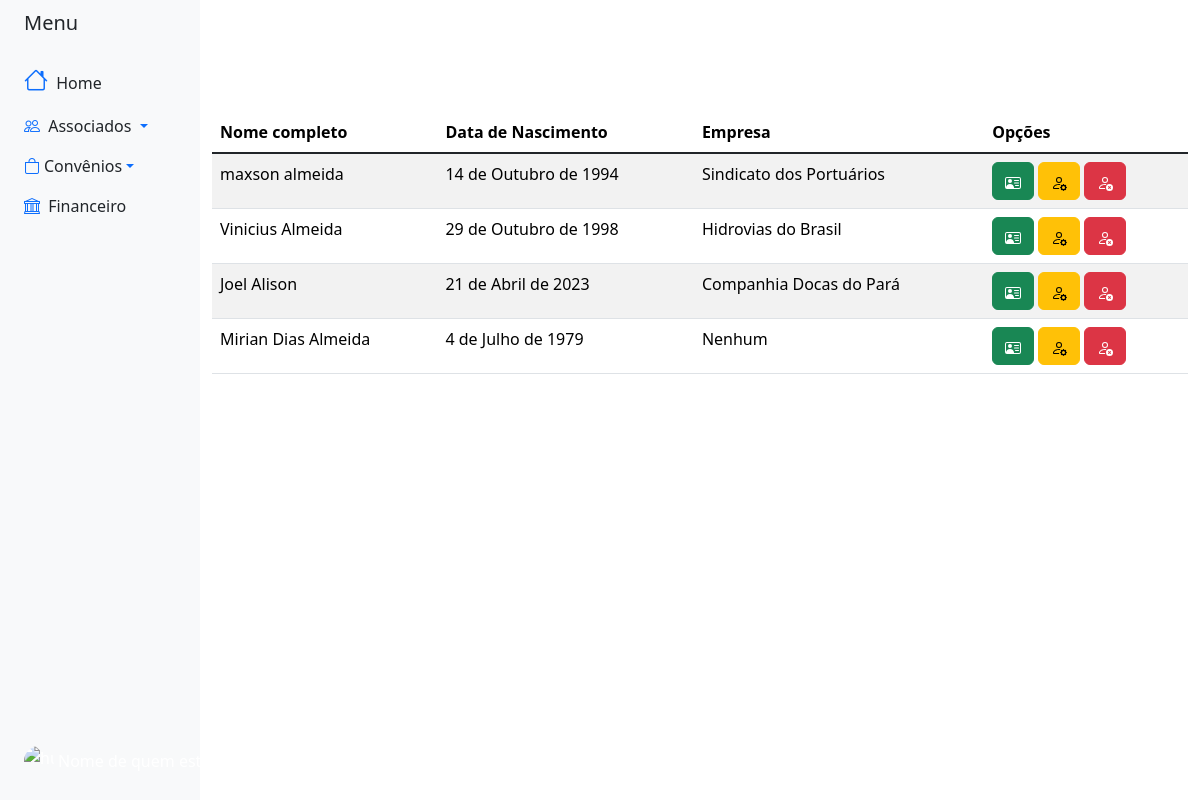
Page /associados/ (signed in) on the earlier database version.
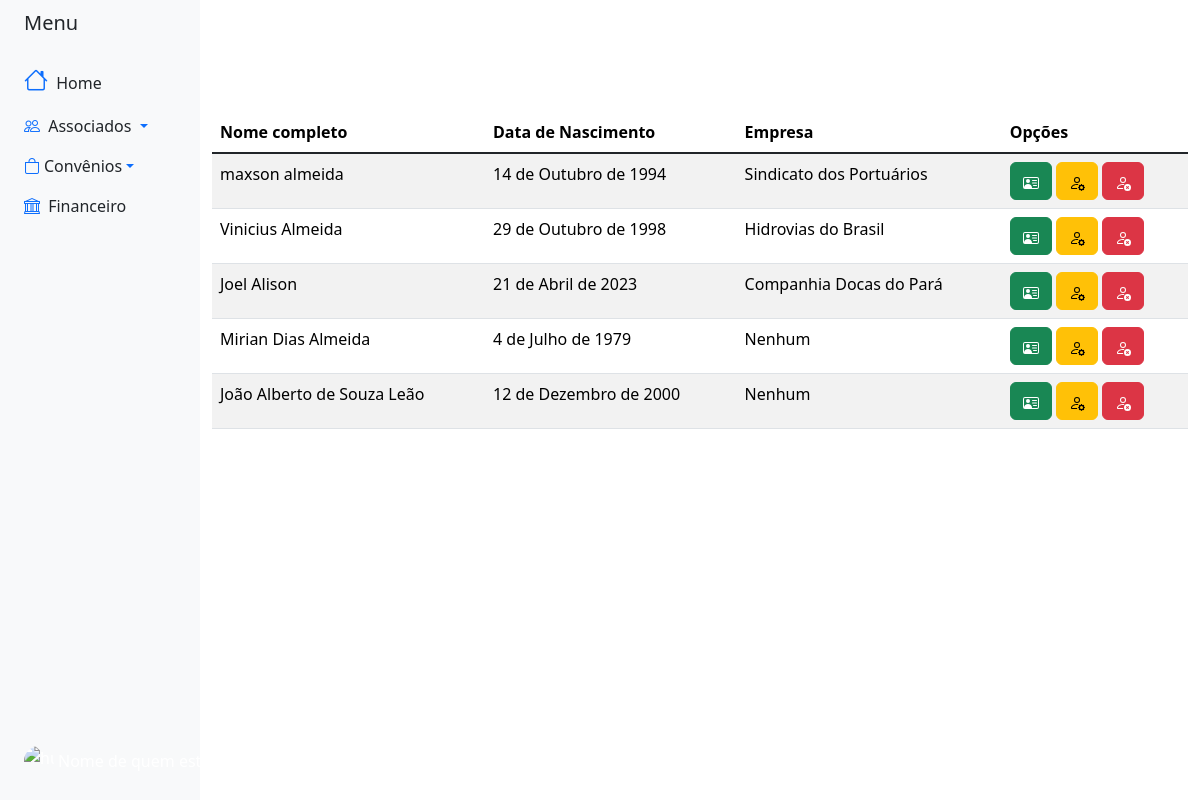
Same page on the later database version.
### blackpearl/associados/models.py (models this page shows, shortened)
class Base(models.Model):
    criado = models.DateField('Data de Criação', auto_now_add=True)
    modificado = models.DateField('Data de Atualização', auto_now_add=True)
    ativo = models.BooleanField('Ativo?', default=True)
    class Meta:
        abstract = True

class Associado(Base):
    nomecompleto = models.CharField('Nome Completo', max_length=300)
    dataNascimento = models.DateField('Data de Nascimento')
    sexo = models.CharField('Sexo', max_length=1, choices=SEXO_CHOICES)
    cpf = models.CharField('CPF', max_length=11)
    identidade = models.CharField('Identidade', max_length=20, default='')
    orgemissor = models.CharField('Órgão Emissor', max_length= 6, choices=ORGEMISSOR_CHOICES, default='')
    estadocivil = models.CharField('Estado Civil', max_length= 2, choices=ESTADOCIVIL_CHOICES, default='')
    dataAssociacao = models.DateField('Data de Associação')
    associacao = models.CharField('Associação', max_length=50, choices=ASSOCIACAO_CHOICES, default= '')
    matricula = models.IntegerField('Matricula', null=True)
    empresa  = models.ForeignKey(Empresa, on_delete=models.CASCADE, related_name='empresa')
    email = models.EmailField('e-mail')
    dddNumeroContato = models.CharField('DDD', max_length=2)
    numeroContato = models.CharField('Celular', max_length=9)
    slug = models.SlugField('Slug', max_length=100, blank=True, editable=False)
    cep = models.CharField('CEP', max_length=8)
    logradouro = models.CharField('Logradouro', max_length=200)
    num = models.IntegerField('Número')
    bairro = models.CharField('Bairro', max_length=100)
    cidade = models.CharField('Cidade', max_length=100)
    estado = models.CharField('Estado (UF)', max_length=2, choices=ESTADOS_CHOICES, default='')

class Empresa(Base):
    nome = models.CharField('Nome da empresa', max_length= 100)
    estado = models.CharField('Estado de atuação', max_length=20)
    def __str__(self):
        return self.nome

### blackpearl/associados/views.py (the view)
# urls.py: path('', views.home, name='home'),
@login_required(login_url='login')
def home(request):
    associados = Associado.objects.all()
    context = {
        'associados': associados
    }
    return render(request, 'associados/home.html', context)

### blackpearl/associados/templates/associados/home.html (shortened to what this page needs)
{% extends "base_sidebar.html" %}
{% block bootstrap5_content %}
{% load bootstrap5 %}
{% load static %}
      <link href="https://cdn.datatables.net/v/bs5/jq-3.6.0/jszip-2.5.0/dt-1.13.4/b-2.3.6/b-html5-2.3.6/b-print-2.3.6/datatables.min.css" rel="stylesheet"/>
        <div class="container py-5">
        <div class="row d-flex justify-content-center align-items-center h-50 mt-5">
                    <table class="table table-striped table-hover" id="datatable">
                      <thead>
                        <tr>
                          <th scope="col">Nome completo</th>
                          <th scope="col">Data de Nascimento</th>
                          <th scope="col">Empresa</th>
                          <th scope="col">Opções</th>
                        </tr>
                      </thead>
                          <tbody class="table-group-divider">
                            {% for assoc in associados %}
                            <tr>
                            <td>{{ assoc.nomecompleto }}</td>
                            <td>{{ assoc.dataNascimento }}</td>
                            <td>{{ assoc.empresa }}</td>
                            <td>
                                <button class="btn btn-success" role="button" href = "{% url 'visualizar' assoc.id%}" data-bs-toggle="modal" data-bs-target="#detalhesModal{{assoc.id}}">
                                </button>
                                <a class="btn btn-warning" role="button" href ="{% url 'editar' assoc.id%}" >
                                </a>
                                <button type="button" class="btn btn-danger" data-bs-toggle="modal" data-bs-target="#delete{{assoc.id}}">
                                </button>
                            </td>
                            </tr>
                            {% endfor %}
                    </tbody>
                    </table>
        </div>
        </div>
{% endblock bootstrap5_content %}

### blackpearl/usuarios/templates/base_sidebar.html (shortened to what this page needs)
<!DOCTYPE html>
{% load bootstrap5 %}
  <html lang="en">
  <head>
      {% load static %}
      {% bootstrap_css %}
      <link rel="stylesheet" href="https://cdn.jsdelivr.net/npm/bootstrap-icons@1.10.5/font/bootstrap-icons.css">
  </head>
<body>
<div class="container-fluid">
    <div class="row flex-nowrap">
        <div class="col-auto col-md-3 col-xl-2 px-sm-2 px-0 bg-light">
            <div class="d-flex flex-column align-items-center align-items-sm-start px-3 pt-2 text-white min-vh-100">
                <a href="/home" class="d-flex align-items-center pb-3 mb-md-0 me-md-auto text-white text-decoration-none">
                    <span class="fs-5 d-none d-sm-inline text-dark">Menu</span>
                </a>
                <ul class="nav nav-pills flex-column mb-sm-auto mb-0 align-items-center align-items-sm-start" id="menu">
                    <li class="nav-item">
                        <a href="/home/" class="nav-link align-middle px-0">
                            <i class="fs-4 bi-house"></i> <span class="ms-1 d-none d-sm-inline text-dark">Home</span>
                        </a>
                    </li>
                    <li>
                        <a href="#submenu1" data-bs-toggle="collapse" class="nav-link px-0 align-middle dropdown-toggle">
                            <i class="bi bi-people"></i> <span class="ms-1 d-none d-sm-inline text-dark">Associados</span> </a>
                    </li>
                    <li>
                        <a href="#submenu2" data-bs-toggle="collapse" class="nav-link px-0 align-middle dropdown-toggle">
                           <i class="bi bi-bag"></i><span class="ms-1 d-none d-sm-inline text-dark">Convênios</span></a>
                    </li>
                    <li>
                        <a href="#" class="nav-link px-0 align-middle">
                            <i class="bi bi-bank"></i> <span class="ms-1 d-none d-sm-inline text-dark">Financeiro</span> </a>
                    </li>
                </ul>
                <div class="dropdown pb-4">
                    <a href="#" class="d-flex align-items-center text-white text-decoration-none dropdown-toggle" id="dropdownUser1" data-bs-toggle="dropdown" aria-expanded="false">
                        <img src="https://avatars.githubusercontent.com/u/10967077?v=4" alt="hugenerd" width="30" height="30" class="rounded-circle">
                        <span class="d-none d-sm-inline mx-1">Nome de quem está logado</span>
                    </a>
                </div>
            </div>
        </div>
        <div class="col py-3">
              {% block bootstrap5_content %}
              {% endblock bootstrap5_content %}
        </div>
    </div>
</div>
</body>
</html>

Differences in the rows shown:
added Associado: nomecompleto "João Alberto de Souza Leão", dataNascimento "12 de Dezembro de 2000", empresa "Nenhum"
